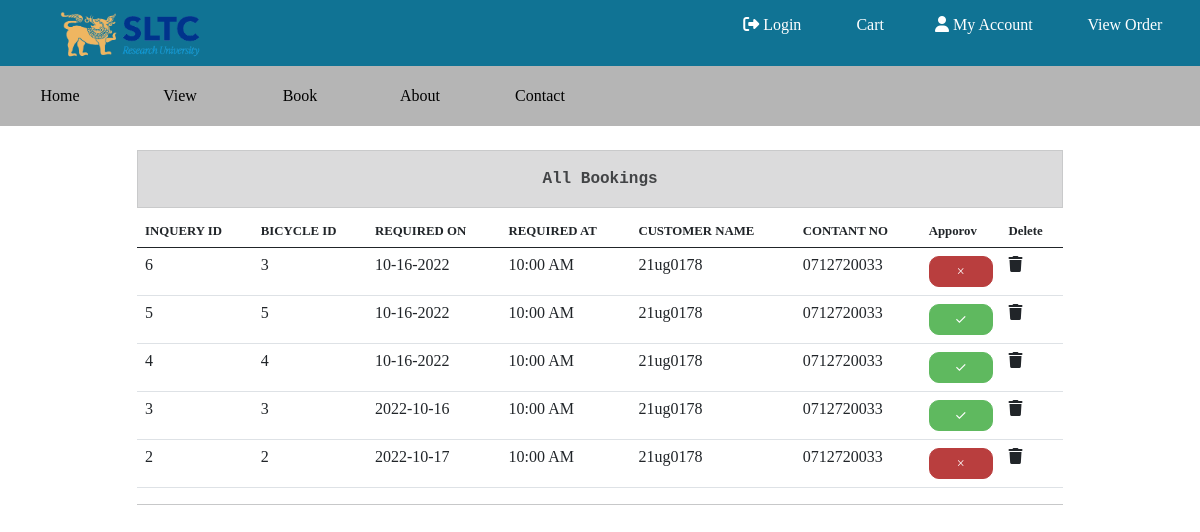
/approv.php, run on an earlier commit of the app's database.
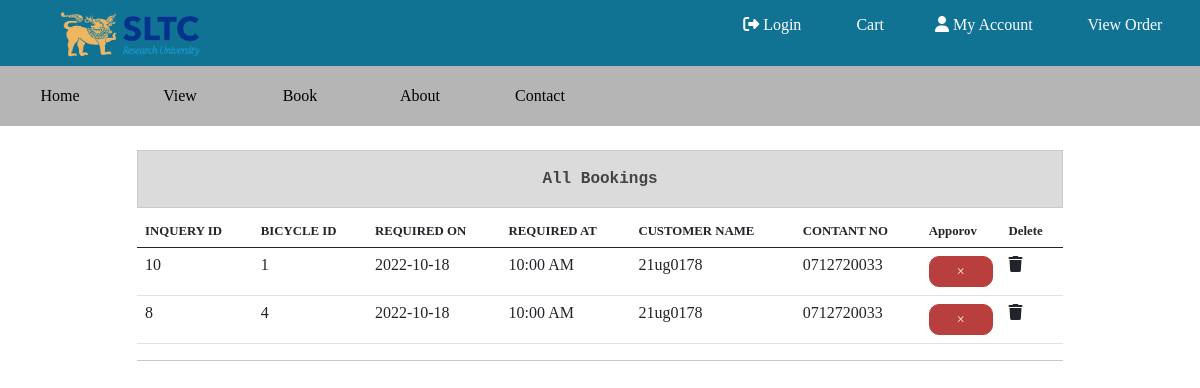
And on a later commit of the database.
### tables this page shows
CREATE TABLE `bookings` (
  `id` int(11) NOT NULL,
  `user_id` int(11) NOT NULL,
  `bid` int(11) NOT NULL,
  `comment` varchar(255) DEFAULT NULL,
  `req_on` varchar(20) NOT NULL,
  `req_at` varchar(10) NOT NULL DEFAULT '10:00AM',
  `handover_on` varchar(20) DEFAULT NULL,
  `handover_at` varchar(20) DEFAULT NULL,
  `approve` int(11) NOT NULL DEFAULT 0
);

CREATE TABLE `user` (
  `user_id` int(11) NOT NULL,
  `username` varchar(20) NOT NULL,
  `email` varchar(255) NOT NULL,
  `contact` varchar(11) NOT NULL,
  `password` varchar(80) NOT NULL,
  `isadmin` int(11) NOT NULL DEFAULT 0
);

### actions/config.php (called while the page is built, shortened)
<?php
function getUsernameFromID($conn,$id){
  $sql="SELECT username,contact,email FROM user WHERE user_id={$id}";
  $res=$conn->query($sql);
  if($res==TRUE){
    if($res->num_rows>0){
      $data=$res->fetch_assoc();
      return [$data['username'],$data['contact'],$data['email']];
    }else{
      return null;
    }
  }else{
    return null;
  }
}
function getAllBookings($conn){
  $sql="SELECT * FROM bookings ORDER BY id DESC";
  $res=$conn->query($sql);
  $bookings=[];
  if($res==TRUE){
    if($res->num_rows>0){
      while($row=$res->fetch_assoc()){
        array_push($bookings,$row);
      }
      return $bookings;
    }else{
      return null;
    }
  }else{
    return null;
  }
}

### approv.php (the view, shortened to what this page needs)
<?php
include_once './actions/config.php';
include './layout.php';
?>
<div class="container mt-4">
  <div class="row">
    <div class="col-12 col-lg-10 mx-auto">
      <p class="alert alert-dark text-center m-0">All Bookings</p>
      <table class="table table-hover mt-2">
        <thead>
          <tr style="font-size:0.8rem ;">
            <th>INQUERY ID</th>
            <th>BICYCLE ID</th>
            <th>REQUIRED ON</th>
            <th>REQUIRED AT</th>
            <th>CUSTOMER NAME</th>
            <th>CONTANT NO</th>
            <th>Apporov</th>
            <th>Delete</th>
          </tr>
        </thead>
        <tbody>
          <tr>
            <?php
            $books=getAllBookings($conn);
            if($books!=null){
              foreach ($books as $book) {
              $userdata=getUsernameFromID($conn,$book['user_id']);
              ?>
              <tr id="tr-<?= $book['id']?>">
                <td><?= $book['id']?></td>
                <td><?= $book['bid']?></td>
                <td  ><?= $book['req_on']?></td>
                <td  ><?= $book['req_at']?></td>
                <td><?= $userdata[0]?></td>
                <td><?= $userdata[1]?></td>
                <td><button class="btn btn-sm app-btn <?= $book['approve']==0?'btn-danger':'btn-success' ?> w-100"
                data-bid=<?= $book['id']?>
                data-state=<?= $book['approve']==0?1:0 ?>
                data-bicycle=<?= $book['bid'] ?>
                data-user=<?= $book['user_id']?>
                >
                <?=
                $book['approve']==0?'&times':'&#10003';
                ?>
              </button></td>
              <td><i data-bid="<?= $book['id']?>" class="fa-solid fa-trash del-btn" ></i></td>
              </tr>
            <?php }
            }else{?>
              <td colspan="8">
                <p class="alert alert-warning text-center">No Bookings Found!</p>
              </td>
            <?php }?>
          </tr>
        </tbody>
      </table>
      <hr>
    </div>
  </div>
</div>

### layout.php (shortened to what this page needs)
<?php
$logedin=false;
?>
<html lang="en">
<head>
  <link
    href="https://cdn.jsdelivr.net/npm/bootstrap@5.0.0-beta1/dist/css/bootstrap.min.css"
    rel="stylesheet"
      />
  <link rel="stylesheet" href="https://cdnjs.cloudflare.com/ajax/libs/font-awesome/6.1.1/css/all.min.css" />
  <link rel="stylesheet" href="./css/style.css">
</head>
<body>
  <nav class="navbar navbar-expand-lg  w-100 " style="background-color:rgba(16, 115, 148) ;">
    <div class="container-fluid d-flex justify-content-between ">
      <div class="logo w-25 d-none d-lg-block">
        <img src="./assests/images/logo.png" class=" ms-5" alt="" width="60%">
      </div>
      <div class="icons w-75 d-flex align-items-center w-100 justify-content-end ">
        <ul class="d-flex justify-content-around align-items-center list-unstyled w-50 nav-list">
          <li><i class="fa-solid fa-right-from-bracket">
          <?= $logedin? '</i><a href="./actions/config.php?action=logout" class=" text-decoration-none" > Logout</a>' : '</i><a href="./login.php" class=" text-decoration-none"> Login</a>'?>
          </li>
          <li><i class="fa-solid fa-cart-circle-arrow-up "></i><span> Cart</span></li>
          <li>
            <?php
            if(isset($_SESSION['login'])){
              if(isset($_SESSION['admin'])){
                echo "<i class='fa-solid fa-user'></i><a href='./admindashboard.php' class=' text-decoration-none'> My Account </a>";
              }else{
                echo "<i class='fa-solid fa-user '></i><a href='./dashboard.php' class='  text-decoration-none'> My Account </a>";
              }
            }else{
              echo "<i class='fa-solid fa-user ''></i><a href='./login.php?msg=you need to login first' class=' text-decoration-none'> My Account </a>";
            }
            ?>
          </li>
          <li><i class="fa-regular fa-memo"></i>
          <a href="" class="  text-decoration-none"><span> View Order</span></a></li>
        </ul>
      </div>
    </div>
  </nav>
  <div class="w-100" style="height:60px;background-color: #b5b5b5;">
    <ul class="list-unstyled nav2 d-flex w-50 align-content-around align-items-center justify-content-around ">
      <li class="nav-item-bottom">
        <a href="./index.php">Home</a>
      </li>
      <li class="nav-item-bottom">
      <a href="">View</a>
      </li>
      <li class="nav-item-bottom">
        <a href="">Book</a>
      </li>
      <li class="nav-item-bottom">
        <a href="">About</a>
      </li>
      <li class="nav-item-bottom">
        <a href="https://edu.sltc.ac.lk/contact">Contact</a>
      </li>
    </ul>
  </div>

### css/style.css (style rules this page uses)
body { font-family: "Times New Roman", -apple-system, BlinkMacSystemFont, "Segoe UI", Roboto, "Helvetica Neue", Arial, "Noto Sans", sans-serif, "Apple Color Emoji", "Segoe UI Emoji", "Segoe UI Symbol", "Noto Color Emoji"; }
a { -webkit-transition: .3s all ease; -o-transition: .3s all ease; transition: .3s all ease; }
a, a:hover { text-decoration: none !important; }
.btn-danger { background-color: rgb(185, 62, 62); border-color: rgb(185, 62, 62); border-radius: 10px; }
.alert { border-radius: 0; opacity: 0.8; font-family: monospace; font-weight: bold; }
.btn-success { background-color: rgb(95, 185, 95); border-color: rgb(95, 185, 95); border-radius: 10px; }

### layout.php (style rules this page uses)
.nav-list>li { margin: 5px 10px 5px 10px; color: white; }
.nav-list>li>a { color: white; }
.nav-item-bottom { width: 100%; text-align: center; height: 60px; display: flex; align-items: center; justify-content: space-around; }
li>a { text-decoration: none; color: #000; }

What changed in the data, as far as the page shows it:
removed bookings: id "6", bid "3", req_on "10-16-2022", req_at "10:00 AM", user.username "21ug0178", user.contact "0712720033"
removed bookings: id "5", bid "5", req_on "10-16-2022", req_at "10:00 AM", user.username "21ug0178", user.contact "0712720033", approve 1 (drawn)
removed bookings: id "4", bid "4", req_on "10-16-2022", req_at "10:00 AM", user.username "21ug0178", user.contact "0712720033", approve 1 (drawn)
removed bookings: id "3", bid "3", req_on "2022-10-16", req_at "10:00 AM", user.username "21ug0178", user.contact "0712720033", approve 1 (drawn)
removed bookings: id "2", bid "2", req_on "2022-10-17", req_at "10:00 AM", user.username "21ug0178", user.contact "0712720033"
added bookings: id "10", bid "1", req_on "2022-10-18", req_at "10:00 AM", user.username "21ug0178", user.contact "0712720033"
added bookings: id "8", bid "4", req_on "2022-10-18", req_at "10:00 AM", user.username "21ug0178", user.contact "0712720033"
